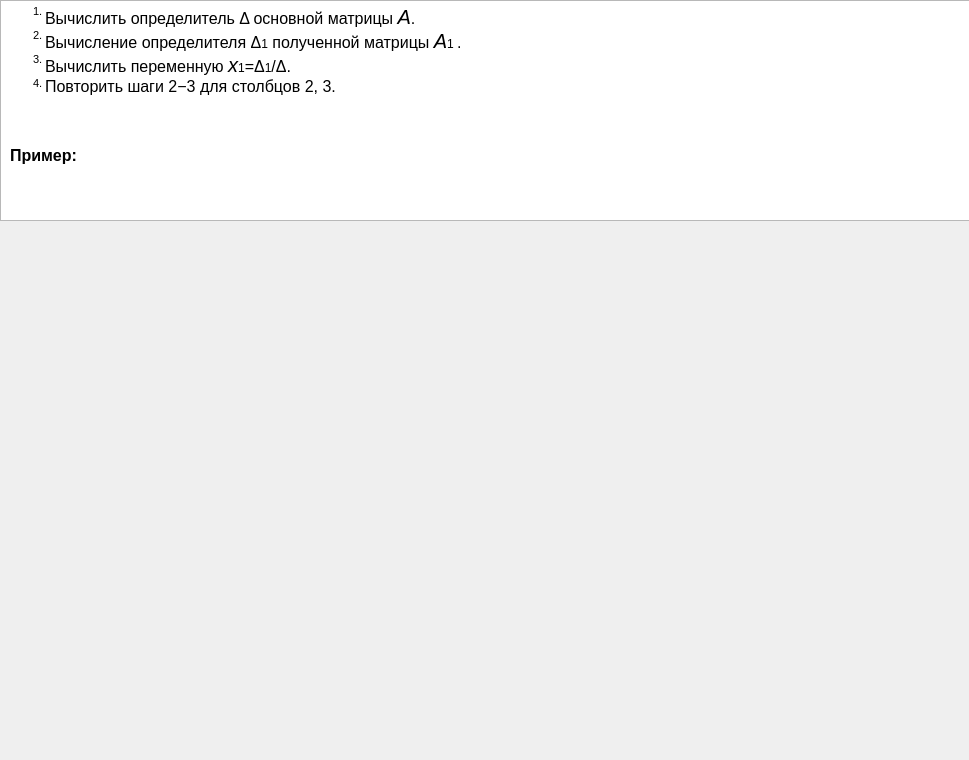
<?xml version="1.0" encoding="UTF-8"?>
<ui version="4.0">
 <class>Window2</class>
 <widget class="QDialog" name="Window2">
  <property name="geometry">
   <rect>
    <x>0</x>
    <y>0</y>
    <width>969</width>
    <height>760</height>
   </rect>
  </property>
  <property name="windowTitle">
   <string>Dialog</string>
  </property>
  <widget class="QTextBrowser" name="textBrowser">
   <property name="geometry">
    <rect>
     <x>0</x>
     <y>0</y>
     <width>991</width>
     <height>221</height>
    </rect>
   </property>
   <property name="html">
    <string>&lt;!DOCTYPE HTML PUBLIC &quot;-//W3C//DTD HTML 4.0//EN&quot; &quot;http://www.w3.org/TR/REC-html40/strict.dtd&quot;&gt;
&lt;html&gt;&lt;head&gt;&lt;meta name=&quot;qrichtext&quot; content=&quot;1&quot; /&gt;&lt;style type=&quot;text/css&quot;&gt;
p, li { white-space: pre-wrap; }
&lt;/style&gt;&lt;/head&gt;&lt;body style=&quot; font-family:'MS Shell Dlg 2'; font-size:7.8pt; font-weight:400; font-style:normal;&quot;&gt;
&lt;ol style=&quot;margin-top: 0px; margin-bottom: 0px; margin-left: 0px; margin-right: 0px; -qt-list-indent: 1;&quot;&gt;&lt;li style=&quot; font-family:'Verdana','Times New Roman','Georgia','Helvetica','sans-serif'; font-size:8pt; color:#000000;&quot; style=&quot; margin-top:0px; margin-bottom:0px; margin-left:0px; margin-right:0px; -qt-block-indent:0; text-indent:0px;&quot;&gt;&lt;span style=&quot; font-size:16px;&quot;&gt;Вычислить определитель Δ основной матрицы &lt;/span&gt;&lt;span style=&quot; font-family:'Times New Roman','Verdana','Georgia','Helvetica','sans-serif'; font-size:20px; font-style:italic;&quot;&gt;A&lt;/span&gt;&lt;span style=&quot; font-size:16px;&quot;&gt;.&lt;/span&gt;&lt;/li&gt;
&lt;li style=&quot; font-family:'Verdana','Times New Roman','Georgia','Helvetica','sans-serif'; font-size:8pt; color:#000000;&quot; style=&quot; margin-top:0px; margin-bottom:0px; margin-left:0px; margin-right:0px; -qt-block-indent:0; text-indent:0px;&quot;&gt;&lt;span style=&quot; font-size:16px;&quot;&gt;Вычисление определителя Δ&lt;/span&gt;&lt;span style=&quot; font-size:12px;&quot;&gt;1&lt;/span&gt;&lt;span style=&quot; font-size:16px;&quot;&gt; полученной матрицы &lt;/span&gt;&lt;span style=&quot; font-family:'Times New Roman','Verdana','Georgia','Helvetica','sans-serif'; font-size:20px; font-style:italic;&quot;&gt;A&lt;/span&gt;&lt;span style=&quot; font-size:12px;&quot;&gt;1 &lt;/span&gt;&lt;span style=&quot; font-size:16px;&quot;&gt;.&lt;/span&gt;&lt;/li&gt;
&lt;li style=&quot; font-family:'Verdana','Times New Roman','Georgia','Helvetica','sans-serif'; font-size:8pt; color:#000000;&quot; style=&quot; margin-top:0px; margin-bottom:0px; margin-left:0px; margin-right:0px; -qt-block-indent:0; text-indent:0px;&quot;&gt;&lt;span style=&quot; font-size:16px;&quot;&gt;Вычислить переменную &lt;/span&gt;&lt;span style=&quot; font-family:'Times New Roman','Verdana','Georgia','Helvetica','sans-serif'; font-size:20px; font-style:italic;&quot;&gt;x&lt;/span&gt;&lt;span style=&quot; font-size:12px;&quot;&gt;1&lt;/span&gt;&lt;span style=&quot; font-size:16px;&quot;&gt;=Δ&lt;/span&gt;&lt;span style=&quot; font-size:12px;&quot;&gt;1&lt;/span&gt;&lt;span style=&quot; font-size:16px;&quot;&gt;/Δ.&lt;/span&gt;&lt;/li&gt;
&lt;li style=&quot; font-family:'Verdana','Times New Roman','Georgia','Helvetica','sans-serif'; font-size:8pt; color:#000000;&quot; style=&quot; margin-top:0px; margin-bottom:10px; margin-left:0px; margin-right:0px; -qt-block-indent:0; text-indent:0px;&quot;&gt;&lt;span style=&quot; font-size:16px;&quot;&gt;Повторить шаги 2−3 для столбцов 2, 3.&lt;/span&gt;&lt;/li&gt;&lt;/ol&gt;&lt;/body&gt;&lt;/html&gt;</string>
   </property>
  </widget>
  <widget class="QLabel" name="label_2">
   <property name="geometry">
    <rect>
     <x>10</x>
     <y>140</y>
     <width>101</width>
     <height>31</height>
    </rect>
   </property>
   <property name="font">
    <font>
     <pointsize>12</pointsize>
     <weight>75</weight>
     <bold>true</bold>
    </font>
   </property>
   <property name="text">
    <string>Пример:</string>
   </property>
  </widget>
  <widget class="QLabel" name="label">
   <property name="geometry">
    <rect>
     <x>0</x>
     <y>180</y>
     <width>971</width>
     <height>581</height>
    </rect>
   </property>
   <property name="text">
    <string/>
   </property>
   <property name="pixmap">
    <pixmap resource="Resources.qrc">:/res/img/slide-7.jpg</pixmap>
   </property>
  </widget>
 </widget>
 <resources>
  <include location="Resources.qrc"/>
 </resources>
 <connections/>
</ui>
